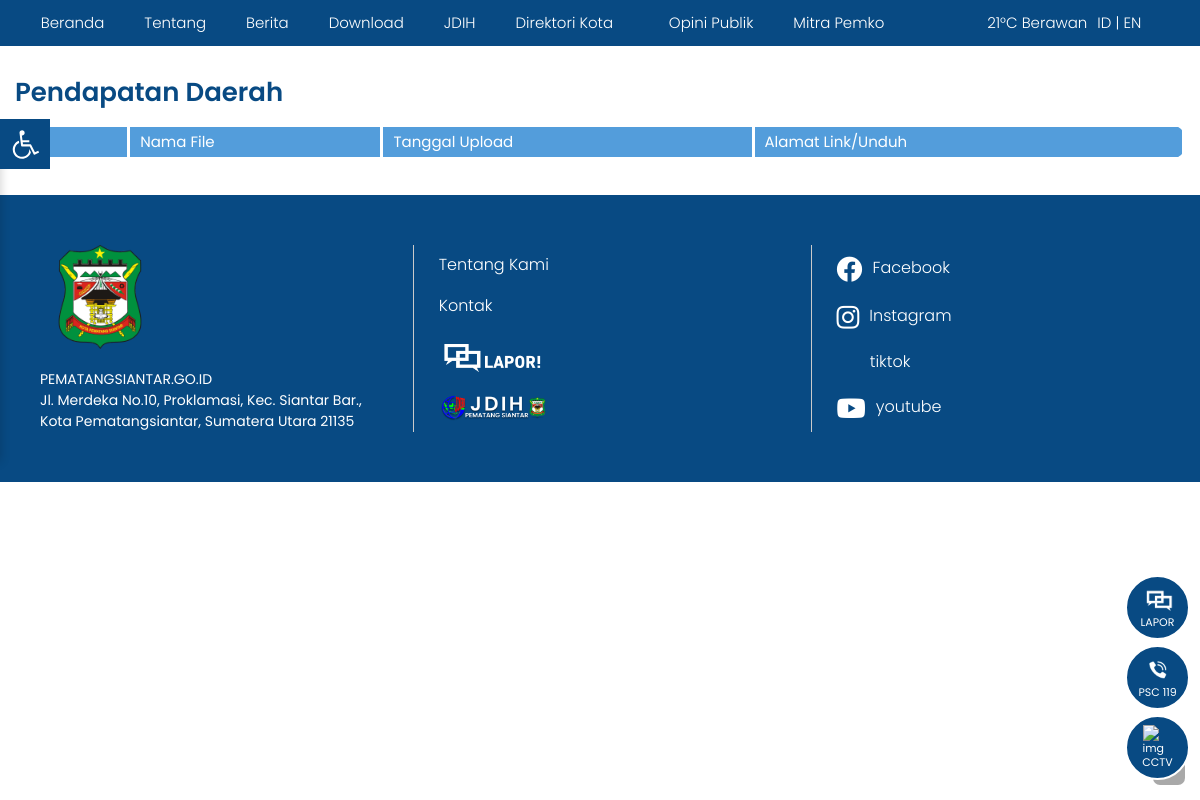
/index.php/pendapatan_daerah, run on an earlier commit of the app's database.
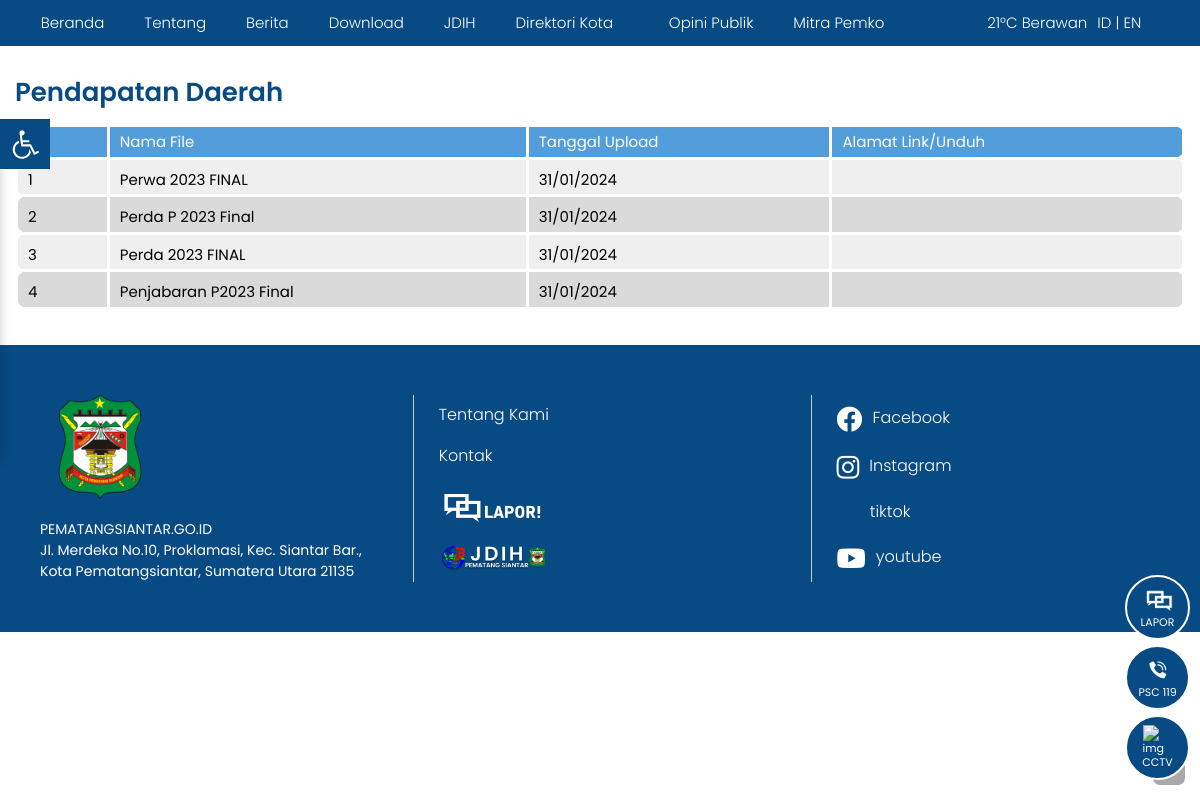
And on a later commit of the database.
### tables this page shows
CREATE TABLE `tbl_files` (
  `file_id` int(11) NOT NULL,
  `file_judul` varchar(120) DEFAULT NULL,
  `file_deskripsi` text DEFAULT NULL,
  `file_tanggal` timestamp NULL DEFAULT current_timestamp(),
  `file_oleh` varchar(60) DEFAULT NULL,
  `file_download` int(11) DEFAULT 0,
  `file_data` varchar(120) DEFAULT NULL
);

### application/controllers/Pendapatan_daerah.php (called while the page is built, shortened)
<?php
class Pendapatan_daerah extends CI_Controller{
	function __construct(){
		$this->load->model('m_files');
		$this->load->helper('download');
		$this->load->model('m_pengunjung');
	}
	function index(){
		$x['data']=$this->m_files->get_all_files();
		$this->load->view('depan/v_pendapatan_daerah',$x);
	}
}

### index.php (called while the page is built, shortened)
<?php
require_once BASEPATH.'core/CodeIgniter.php';

### application/models/M_files.php (called while the page is built, shortened)
<?php
class M_files extends CI_Model{
	function get_all_files(){
		$hsl=$this->db->query("SELECT file_id,file_judul,file_deskripsi,DATE_FORMAT(file_tanggal,'%d/%m/%Y') AS tanggal,file_oleh,file_download,file_data FROM tbl_files ORDER BY file_id DESC");
		return $hsl;
	}
}

### application/views/depan/v_pendapatan_daerah.php (the view, shortened to what the changed rows need)
<!DOCTYPE html>
<html lang="id">
  <head>
    <link href="<?php echo base_url().'theme/depan/assets/css/datatable.css'?>" rel="stylesheet" />
    <link href="<?php echo base_url().'theme/depan/assets/css/app.css'?>" rel="stylesheet" />
    <link href="<?php echo base_url().'theme/depan/assets/css/add.css'?>" rel="stylesheet" />
    <link href="<?php echo base_url().'theme/depan/assets/plugins/slick/css/slick.css'?>" rel="stylesheet" />
    <link href="<?php echo base_url().'theme/depan/assets/plugins/slick/css/slick-theme.css'?>" rel="stylesheet" />
  </head>
  <body>
    <div class="bdgcontent">
      <div class="wrapper">
        <div class="mainwrap">
          <div class="sectionrow">
            <div class="dinasterkait">
              <div class="xsection__header">
                <h1 class="xsection__title">Pendapatan Daerah</h1>
              </div>
              <div class="dinasterkait__body">
                <div class="zentable-outer">
                  <table class="zentable cityd-table" id="myTable">
                    <thead>
                      <tr>
                        <td>No</td>
                        <td>Nama File</td>
                        <td>Tanggal Upload</td>
                        <td>Alamat Link/Unduh</td>
                      </tr>
                    </thead>
                    <tbody>
                    <?php
                      $no = 1;
                      foreach ($data->result() as $row):
                          if ($row->file_oleh == "Pendapatan Daerah"):
                      ?>
                          <tr>
                              <td><?php echo $no++;?></td>
                              <td><?php echo $row->file_judul;?></td>
                              <td><?php echo $row->tanggal;?></td>
                              <td style="text-align:center;">
                                  <a href="<?php echo site_url('download/get_file/'.$row->file_id);?>" class="btn btn-info">
                                      <i class="fa fa-download" aria-hidden="true" style="color: #253B7B; font-size: 24px;"></i>
                                  </a>
                              </td>
                          </tr>
                      <?php
                          endif;
                      endforeach;
                      ?>
                  </tbody>
                  </table>
                </div>
              </div>
            </div>
          </div>
        </div>
      </div>
    </div>
  </body>
</html>

What changed in the data, as far as the page shows it:
added tbl_files: file_judul "Perwa 2023 FINAL", tanggal "31/01/2024"
added tbl_files: file_judul "Perda P 2023 Final", tanggal "31/01/2024"
added tbl_files: file_judul "Perda 2023 FINAL", tanggal "31/01/2024"
added tbl_files: file_judul "Penjabaran P2023 Final", tanggal "31/01/2024"
